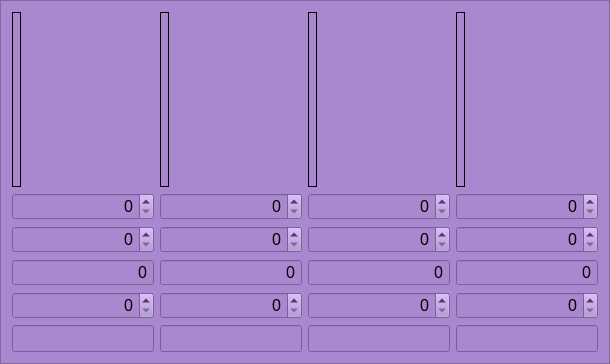
               <widget class="QFrame" name="frame_stellar_2">
                <property name="styleSheet">
                 <string notr="true">background-color: rgb(169, 136, 208);</string>
                </property>
                <property name="frameShape">
                 <enum>QFrame::StyledPanel</enum>
                </property>
                <property name="frameShadow">
                 <enum>QFrame::Raised</enum>
                </property>
                <layout class="QHBoxLayout" name="horizontalLayout_8">
                 <item>
                  <layout class="QVBoxLayout" name="verticalLayout_17">
                   <item>
                    <widget class="QLabel" name="s4_pic_2">
                     <property name="sizePolicy">
                      <sizepolicy hsizetype="Fixed" vsizetype="Fixed">
                       <horstretch>0</horstretch>
                       <verstretch>0</verstretch>
                      </sizepolicy>
                     </property>
                     <property name="minimumSize">
                      <size>
                       <width>0</width>
                       <height>175</height>
                      </size>
                     </property>
                     <property name="frameShape">
                      <enum>QFrame::Box</enum>
                     </property>
                     <property name="text">
                      <string/>
                     </property>
                     <property name="pixmap">
                      <pixmap resource="../img/img_files.qrc">:/img_nia/nia_S4.png</pixmap>
                     </property>
                     <property name="scaledContents">
                      <bool>true</bool>
                     </property>
                     <property name="alignment">
                      <set>Qt::AlignCenter</set>
                     </property>
                    </widget>
                   </item>
                   <item>
                    <widget class="QDoubleSpinBox" name="sb_s4_atual_2">
                     <property name="sizePolicy">
                      <sizepolicy hsizetype="MinimumExpanding" vsizetype="Maximum">
                       <horstretch>0</horstretch>
                       <verstretch>0</verstretch>
                      </sizepolicy>
                     </property>
                     <property name="font">
                      <font>
                       <pointsize>12</pointsize>
                      </font>
                     </property>
                     <property name="alignment">
                      <set>Qt::AlignRight|Qt::AlignTrailing|Qt::AlignVCenter</set>
                     </property>
                     <property name="accelerated">
                      <bool>true</bool>
                     </property>
                     <property name="showGroupSeparator" stdset="0">
                      <bool>true</bool>
                     </property>
                     <property name="decimals">
                      <number>0</number>
                     </property>
                    </widget>
                   </item>
                   <item>
                    <widget class="QDoubleSpinBox" name="sb_s4_wanted_2">
                     <property name="sizePolicy">
                      <sizepolicy hsizetype="MinimumExpanding" vsizetype="Maximum">
                       <horstretch>0</horstretch>
                       <verstretch>0</verstretch>
                      </sizepolicy>
                     </property>
                     <property name="font">
                      <font>
                       <pointsize>12</pointsize>
                      </font>
                     </property>
                     <property name="alignment">
                      <set>Qt::AlignRight|Qt::AlignTrailing|Qt::AlignVCenter</set>
                     </property>
                     <property name="accelerated">
                      <bool>true</bool>
                     </property>
                     <property name="showGroupSeparator" stdset="0">
                      <bool>true</bool>
                     </property>
                     <property name="decimals">
                      <number>0</number>
                     </property>
                    </widget>
                   </item>
                   <item>
                    <widget class="QDoubleSpinBox" name="sb_s4_needed_2">
                     <property name="sizePolicy">
                      <sizepolicy hsizetype="MinimumExpanding" vsizetype="Maximum">
                       <horstretch>0</horstretch>
                       <verstretch>0</verstretch>
                      </sizepolicy>
                     </property>
                     <property name="font">
                      <font>
                       <pointsize>12</pointsize>
                      </font>
                     </property>
                     <property name="focusPolicy">
                      <enum>Qt::NoFocus</enum>
                     </property>
                     <property name="alignment">
                      <set>Qt::AlignRight|Qt::AlignTrailing|Qt::AlignVCenter</set>
                     </property>
                     <property name="readOnly">
                      <bool>true</bool>
                     </property>
                     <property name="buttonSymbols">
                      <enum>QAbstractSpinBox::NoButtons</enum>
                     </property>
                     <property name="accelerated">
                      <bool>true</bool>
                     </property>
                     <property name="showGroupSeparator" stdset="0">
                      <bool>true</bool>
                     </property>
                     <property name="decimals">
                      <number>0</number>
                     </property>
                     <property name="maximum">
                      <double>99999999999999991433150857216.000000000000000</double>
                     </property>
                    </widget>
                   </item>
                   <item>
                    <widget class="QSpinBox" name="sb_s4_rate_2">
                     <property name="sizePolicy">
                      <sizepolicy hsizetype="MinimumExpanding" vsizetype="Maximum">
                       <horstretch>0</horstretch>
                       <verstretch>0</verstretch>
                      </sizepolicy>
                     </property>
                     <property name="font">
                      <font>
                       <pointsize>12</pointsize>
                      </font>
                     </property>
                     <property name="alignment">
                      <set>Qt::AlignRight|Qt::AlignTrailing|Qt::AlignVCenter</set>
                     </property>
                     <property name="maximum">
                      <number>10000000</number>
                     </property>
                    </widget>
                   </item>
                   <item>
                    <widget class="QLineEdit" name="le_s4_time_2">
                     <property name="sizePolicy">
                      <sizepolicy hsizetype="Minimum" vsizetype="Maximum">
                       <horstretch>0</horstretch>
                       <verstretch>0</verstretch>
                      </sizepolicy>
                     </property>
                     <property name="font">
                      <font>
                       <pointsize>12</pointsize>
                      </font>
                     </property>
                     <property name="alignment">
                      <set>Qt::AlignRight|Qt::AlignTrailing|Qt::AlignVCenter</set>
                     </property>
                     <property name="readOnly">
                      <bool>true</bool>
                     </property>
                    </widget>
                   </item>
                  </layout>
                 </item>
                 <item>
                  <layout class="QVBoxLayout" name="verticalLayout_18">
                   <item>
                    <widget class="QLabel" name="s3_pic_2">
                     <property name="sizePolicy">
                      <sizepolicy hsizetype="Fixed" vsizetype="Fixed">
                       <horstretch>0</horstretch>
                       <verstretch>0</verstretch>
                      </sizepolicy>
                     </property>
                     <property name="minimumSize">
                      <size>
                       <width>0</width>
                       <height>175</height>
                      </size>
                     </property>
                     <property name="frameShape">
                      <enum>QFrame::Box</enum>
                     </property>
                     <property name="text">
                      <string/>
                     </property>
                     <property name="pixmap">
                      <pixmap resource="../img/img_files.qrc">:/img_nia/nia_S3.png</pixmap>
                     </property>
                     <property name="scaledContents">
                      <bool>true</bool>
                     </property>
                     <property name="alignment">
                      <set>Qt::AlignCenter</set>
                     </property>
                    </widget>
                   </item>
                   <item>
                    <widget class="QDoubleSpinBox" name="sb_s3_atual_2">
                     <property name="sizePolicy">
                      <sizepolicy hsizetype="MinimumExpanding" vsizetype="Maximum">
                       <horstretch>0</horstretch>
                       <verstretch>0</verstretch>
                      </sizepolicy>
                     </property>
                     <property name="font">
                      <font>
                       <pointsize>12</pointsize>
                      </font>
                     </property>
                     <property name="alignment">
                      <set>Qt::AlignRight|Qt::AlignTrailing|Qt::AlignVCenter</set>
                     </property>
                     <property name="accelerated">
                      <bool>true</bool>
                     </property>
                     <property name="showGroupSeparator" stdset="0">
                      <bool>true</bool>
                     </property>
                     <property name="decimals">
                      <number>0</number>
                     </property>
                    </widget>
                   </item>
                   <item>
                    <widget class="QDoubleSpinBox" name="sb_s3_wanted_2">
                     <property name="sizePolicy">
                      <sizepolicy hsizetype="MinimumExpanding" vsizetype="Maximum">
                       <horstretch>0</horstretch>
                       <verstretch>0</verstretch>
                      </sizepolicy>
                     </property>
                     <property name="font">
                      <font>
                       <pointsize>12</pointsize>
                      </font>
                     </property>
                     <property name="alignment">
                      <set>Qt::AlignRight|Qt::AlignTrailing|Qt::AlignVCenter</set>
                     </property>
                     <property name="accelerated">
                      <bool>true</bool>
                     </property>
                     <property name="showGroupSeparator" stdset="0">
                      <bool>true</bool>
                     </property>
                     <property name="decimals">
                      <number>0</number>
                     </property>
                    </widget>
                   </item>
                   <item>
                    <widget class="QDoubleSpinBox" name="sb_s3_needed_2">
                     <property name="sizePolicy">
                      <sizepolicy hsizetype="MinimumExpanding" vsizetype="Maximum">
                       <horstretch>0</horstretch>
                       <verstretch>0</verstretch>
                      </sizepolicy>
                     </property>
                     <property name="font">
                      <font>
                       <pointsize>12</pointsize>
                      </font>
                     </property>
                     <property name="focusPolicy">
                      <enum>Qt::NoFocus</enum>
                     </property>
                     <property name="alignment">
                      <set>Qt::AlignRight|Qt::AlignTrailing|Qt::AlignVCenter</set>
                     </property>
                     <property name="readOnly">
                      <bool>true</bool>
                     </property>
                     <property name="buttonSymbols">
                      <enum>QAbstractSpinBox::NoButtons</enum>
                     </property>
                     <property name="accelerated">
                      <bool>true</bool>
                     </property>
                     <property name="showGroupSeparator" stdset="0">
                      <bool>true</bool>
                     </property>
                     <property name="decimals">
                      <number>0</number>
                     </property>
                     <property name="maximum">
                      <double>100000000000000005366162204393472.000000000000000</double>
                     </property>
                    </widget>
                   </item>
                   <item>
                    <widget class="QSpinBox" name="sb_s3_rate_2">
                     <property name="sizePolicy">
                      <sizepolicy hsizetype="MinimumExpanding" vsizetype="Maximum">
                       <horstretch>0</horstretch>
                       <verstretch>0</verstretch>
                      </sizepolicy>
                     </property>
                     <property name="font">
                      <font>
                       <pointsize>12</pointsize>
                      </font>
                     </property>
                     <property name="alignment">
                      <set>Qt::AlignRight|Qt::AlignTrailing|Qt::AlignVCenter</set>
                     </property>
                     <property name="maximum">
                      <number>10000000</number>
                     </property>
                    </widget>
                   </item>
                   <item>
                    <widget class="QLineEdit" name="le_s3_time_2">
                     <property name="sizePolicy">
                      <sizepolicy hsizetype="Minimum" vsizetype="Maximum">
                       <horstretch>0</horstretch>
                       <verstretch>0</verstretch>
                      </sizepolicy>
                     </property>
                     <property name="font">
                      <font>
                       <pointsize>12</pointsize>
                      </font>
                     </property>
                     <property name="alignment">
                      <set>Qt::AlignRight|Qt::AlignTrailing|Qt::AlignVCenter</set>
                     </property>
                     <property name="readOnly">
                      <bool>true</bool>
                     </property>
                    </widget>
                   </item>
                  </layout>
                 </item>
                 <item>
                  <layout class="QVBoxLayout" name="verticalLayout_19">
                   <item>
                    <widget class="QLabel" name="s2_pic_2">
                     <property name="sizePolicy">
                      <sizepolicy hsizetype="Fixed" vsizetype="Fixed">
                       <horstretch>0</horstretch>
                       <verstretch>0</verstretch>
                      </sizepolicy>
                     </property>
                     <property name="minimumSize">
                      <size>
                       <width>0</width>
                       <height>175</height>
                      </size>
                     </property>
                     <property name="frameShape">
                      <enum>QFrame::Box</enum>
                     </property>
                     <property name="text">
                      <string/>
                     </property>
                     <property name="pixmap">
                      <pixmap resource="../img/img_files.qrc">:/img_nia/nia_S2.png</pixmap>
                     </property>
                     <property name="scaledContents">
                      <bool>true</bool>
                     </property>
                     <property name="alignment">
                      <set>Qt::AlignCenter</set>
                     </property>
                    </widget>
                   </item>
                   <item>
                    <widget class="QDoubleSpinBox" name="sb_s2_atual_2">
                     <property name="sizePolicy">
                      <sizepolicy hsizetype="MinimumExpanding" vsizetype="Maximum">
                       <horstretch>0</horstretch>
                       <verstretch>0</verstretch>
                      </sizepolicy>
                     </property>
                     <property name="font">
                      <font>
                       <pointsize>12</pointsize>
                      </font>
                     </property>
                     <property name="alignment">
                      <set>Qt::AlignRight|Qt::AlignTrailing|Qt::AlignVCenter</set>
                     </property>
                     <property name="accelerated">
                      <bool>true</bool>
                     </property>
                     <property name="showGroupSeparator" stdset="0">
                      <bool>true</bool>
                     </property>
                     <property name="decimals">
                      <number>0</number>
                     </property>
                    </widget>
                   </item>
                   <item>
                    <widget class="QDoubleSpinBox" name="sb_s2_wanted_2">
                     <property name="sizePolicy">
                      <sizepolicy hsizetype="MinimumExpanding" vsizetype="Maximum">
                       <horstretch>0</horstretch>
                       <verstretch>0</verstretch>
                      </sizepolicy>
                     </property>
                     <property name="font">
                      <font>
                       <pointsize>12</pointsize>
                      </font>
                     </property>
                     <property name="alignment">
                      <set>Qt::AlignRight|Qt::AlignTrailing|Qt::AlignVCenter</set>
                     </property>
                     <property name="accelerated">
                      <bool>true</bool>
                     </property>
                     <property name="showGroupSeparator" stdset="0">
                      <bool>true</bool>
                     </property>
                     <property name="decimals">
                      <number>0</number>
                     </property>
                    </widget>
                   </item>
                   <item>
                    <widget class="QDoubleSpinBox" name="sb_s2_needed_2">
                     <property name="sizePolicy">
                      <sizepolicy hsizetype="MinimumExpanding" vsizetype="Maximum">
                       <horstretch>0</horstretch>
                       <verstretch>0</verstretch>
                      </sizepolicy>
                     </property>
                     <property name="font">
                      <font>
                       <pointsize>12</pointsize>
                      </font>
                     </property>
                     <property name="focusPolicy">
                      <enum>Qt::NoFocus</enum>
                     </property>
                     <property name="alignment">
                      <set>Qt::AlignRight|Qt::AlignTrailing|Qt::AlignVCenter</set>
                     </property>
                     <property name="readOnly">
                      <bool>true</bool>
                     </property>
                     <property name="buttonSymbols">
                      <enum>QAbstractSpinBox::NoButtons</enum>
                     </property>
                     <property name="accelerated">
                      <bool>true</bool>
                     </property>
                     <property name="showGroupSeparator" stdset="0">
                      <bool>true</bool>
                     </property>
                     <property name="decimals">
                      <number>0</number>
                     </property>
                     <property name="maximum">
                      <double>9999999999999999635896294965248.000000000000000</double>
                     </property>
                    </widget>
                   </item>
                   <item>
                    <widget class="QSpinBox" name="sb_s2_rate_2">
                     <property name="sizePolicy">
                      <sizepolicy hsizetype="MinimumExpanding" vsizetype="Maximum">
                       <horstretch>0</horstretch>
                       <verstretch>0</verstretch>
                      </sizepolicy>
                     </property>
                     <property name="font">
                      <font>
                       <pointsize>12</pointsize>
                      </font>
                     </property>
                     <property name="alignment">
                      <set>Qt::AlignRight|Qt::AlignTrailing|Qt::AlignVCenter</set>
                     </property>
                     <property name="maximum">
                      <number>10000000</number>
                     </property>
                    </widget>
                   </item>
                   <item>
                    <widget class="QLineEdit" name="le_s2_time_2">
                     <property name="sizePolicy">
                      <sizepolicy hsizetype="Minimum" vsizetype="Maximum">
                       <horstretch>0</horstretch>
                       <verstretch>0</verstretch>
                      </sizepolicy>
                     </property>
                     <property name="font">
                      <font>
                       <pointsize>12</pointsize>
                      </font>
                     </property>
                     <property name="alignment">
                      <set>Qt::AlignRight|Qt::AlignTrailing|Qt::AlignVCenter</set>
                     </property>
                     <property name="readOnly">
                      <bool>true</bool>
                     </property>
                    </widget>
                   </item>
                  </layout>
                 </item>
                 <item>
                  <layout class="QVBoxLayout" name="verticalLayout_20">
                   <item>
                    <widget class="QLabel" name="s1_pic_2">
                     <property name="sizePolicy">
                      <sizepolicy hsizetype="Fixed" vsizetype="Fixed">
                       <horstretch>0</horstretch>
                       <verstretch>0</verstretch>
                      </sizepolicy>
                     </property>
                     <property name="minimumSize">
                      <size>
                       <width>0</width>
                       <height>175</height>
                      </size>
                     </property>
                     <property name="frameShape">
                      <enum>QFrame::Box</enum>
                     </property>
                     <property name="text">
                      <string/>
                     </property>
                     <property name="pixmap">
                      <pixmap resource="../img/img_files.qrc">:/img_nia/nia_S1.png</pixmap>
                     </property>
                     <property name="scaledContents">
                      <bool>true</bool>
                     </property>
                     <property name="alignment">
                      <set>Qt::AlignCenter</set>
                     </property>
                    </widget>
                   </item>
                   <item>
                    <widget class="QDoubleSpinBox" name="sb_s1_atual_2">
                     <property name="sizePolicy">
                      <sizepolicy hsizetype="MinimumExpanding" vsizetype="Maximum">
                       <horstretch>0</horstretch>
                       <verstretch>0</verstretch>
                      </sizepolicy>
                     </property>
                     <property name="font">
                      <font>
                       <pointsize>12</pointsize>
                      </font>
                     </property>
                     <property name="alignment">
                      <set>Qt::AlignRight|Qt::AlignTrailing|Qt::AlignVCenter</set>
                     </property>
                     <property name="accelerated">
                      <bool>true</bool>
                     </property>
                     <property name="showGroupSeparator" stdset="0">
                      <bool>true</bool>
                     </property>
                     <property name="decimals">
                      <number>0</number>
                     </property>
                    </widget>
                   </item>
                   <item>
                    <widget class="QDoubleSpinBox" name="sb_s1_wanted_2">
                     <property name="sizePolicy">
                      <sizepolicy hsizetype="MinimumExpanding" vsizetype="Maximum">
                       <horstretch>0</horstretch>
                       <verstretch>0</verstretch>
                      </sizepolicy>
                     </property>
                     <property name="font">
                      <font>
                       <pointsize>12</pointsize>
                      </font>
                     </property>
                     <property name="alignment">
                      <set>Qt::AlignRight|Qt::AlignTrailing|Qt::AlignVCenter</set>
                     </property>
                     <property name="accelerated">
                      <bool>true</bool>
                     </property>
                     <property name="showGroupSeparator" stdset="0">
                      <bool>true</bool>
                     </property>
                     <property name="decimals">
                      <number>0</number>
                     </property>
                    </widget>
                   </item>
                   <item>
                    <widget class="QDoubleSpinBox" name="sb_s1_needed_2">
                     <property name="sizePolicy">
                      <sizepolicy hsizetype="MinimumExpanding" vsizetype="Maximum">
                       <horstretch>0</horstretch>
                       <verstretch>0</verstretch>
                      </sizepolicy>
                     </property>
                     <property name="font">
                      <font>
                       <pointsize>12</pointsize>
                      </font>
                     </property>
                     <property name="focusPolicy">
                      <enum>Qt::NoFocus</enum>
                     </property>
                     <property name="alignment">
                      <set>Qt::AlignRight|Qt::AlignTrailing|Qt::AlignVCenter</set>
                     </property>
                     <property name="readOnly">
                      <bool>true</bool>
                     </property>
                     <property name="buttonSymbols">
                      <enum>QAbstractSpinBox::NoButtons</enum>
                     </property>
                     <property name="accelerated">
                      <bool>true</bool>
                     </property>
                     <property name="showGroupSeparator" stdset="0">
                      <bool>true</bool>
                     </property>
                     <property name="decimals">
                      <number>0</number>
                     </property>
                     <property name="maximum">
                      <double>9999999999999999635896294965248.000000000000000</double>
                     </property>
                    </widget>
                   </item>
                   <item>
                    <widget class="QSpinBox" name="sb_s1_rate_2">
                     <property name="sizePolicy">
                      <sizepolicy hsizetype="MinimumExpanding" vsizetype="Maximum">
                       <horstretch>0</horstretch>
                       <verstretch>0</verstretch>
                      </sizepolicy>
                     </property>
                     <property name="font">
                      <font>
                       <pointsize>12</pointsize>
                      </font>
                     </property>
                     <property name="alignment">
                      <set>Qt::AlignRight|Qt::AlignTrailing|Qt::AlignVCenter</set>
                     </property>
                     <property name="maximum">
                      <number>10000000</number>
                     </property>
                    </widget>
                   </item>
                   <item>
                    <widget class="QLineEdit" name="le_s1_time_2">
                     <property name="sizePolicy">
                      <sizepolicy hsizetype="Minimum" vsizetype="Maximum">
                       <horstretch>0</horstretch>
                       <verstretch>0</verstretch>
                      </sizepolicy>
                     </property>
                     <property name="font">
                      <font>
                       <pointsize>12</pointsize>
                      </font>
                     </property>
                     <property name="alignment">
                      <set>Qt::AlignRight|Qt::AlignTrailing|Qt::AlignVCenter</set>
                     </property>
                     <property name="readOnly">
                      <bool>true</bool>
                     </property>
                    </widget>
                   </item>
                  </layout>
                 </item>
                </layout>
               </widget>
